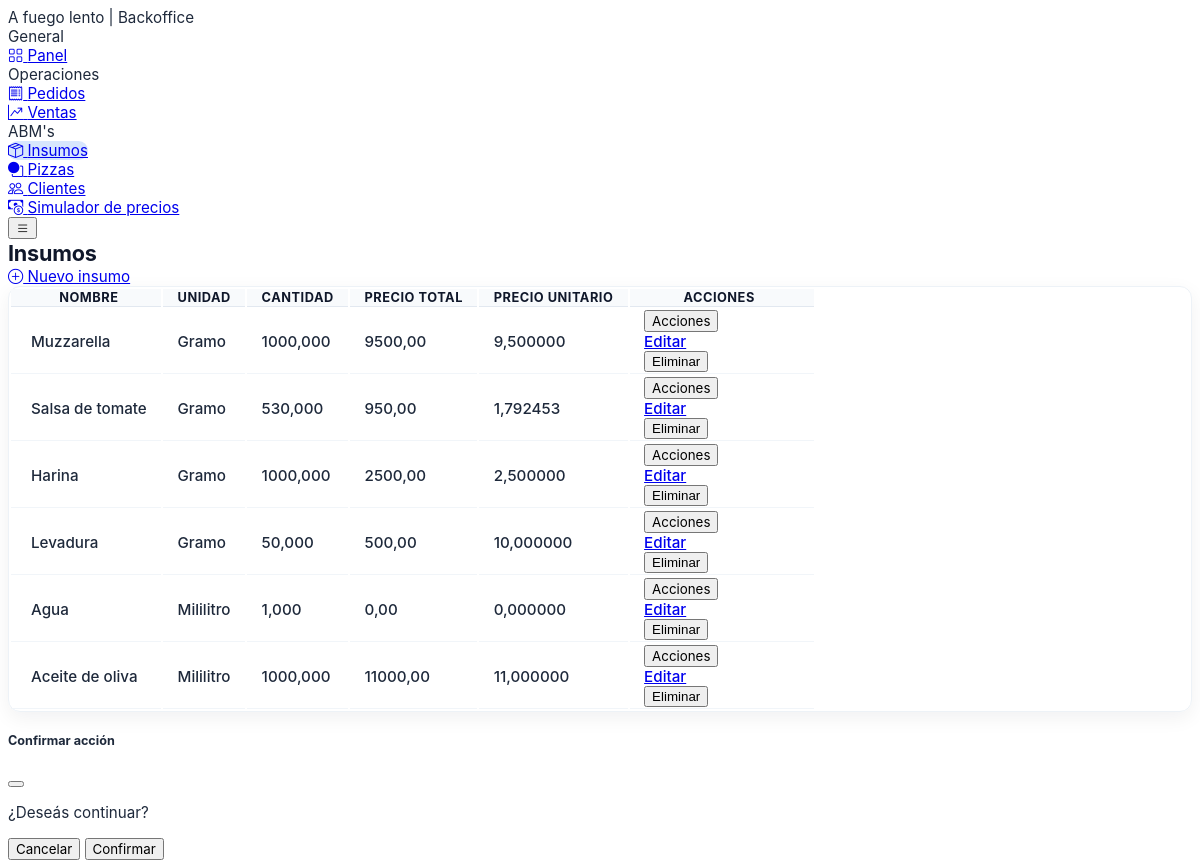
The page /ingredients/ on the database its author committed.
### core/models.py (models this page shows, shortened)
class TimestampedModel(models.Model):
    created_at = models.DateTimeField(auto_now_add=True)
    updated_at = models.DateTimeField(auto_now=True)
    class Meta:
        abstract = True

class Ingredient(TimestampedModel):
    class Unit(models.TextChoices):
        GRAM = "g", "Gramo"
        MILLILITER = "ml", "Mililitro"
        UNIT = "un", "Unidad"
    name = models.CharField(max_length=120, unique=True)
    unit = models.CharField(max_length=2, choices=Unit.choices)
    quantity = models.DecimalField(
        max_digits=12,
        decimal_places=3,
        validators=[MinValueValidator(0.001)],
        verbose_name="Cantidad",
    )
    total_price = models.DecimalField(
        max_digits=12,
        decimal_places=2,
        validators=[MinValueValidator(0)],
        verbose_name="Precio total",
    )
    unit_price = models.DecimalField(
        max_digits=14,
        decimal_places=6,
        validators=[MinValueValidator(0)],
        verbose_name="Precio unitario",
    )
    is_active = models.BooleanField(default=True)

### core/views.py (the view)
# urls.py: path("ingredients/", IngredientListView.as_view(), name="ingredient_list"),
class IngredientListView(ListView):
    model = Ingredient
    template_name = "core/ingredient_list.html"
    context_object_name = "ingredients"

### templates/core/ingredient_list.html (shortened to what this page needs)
{% extends "base.html" %}
{% block page_title %}Insumos{% endblock %}
{% block content %}
<div class="d-flex justify-content-end mb-3">
  <a class="btn btn-primary" href="/ingredients/new/">
    <i class="bi bi-plus-circle"></i>&nbsp;Nuevo insumo
  </a>
</div>
<div class="card bo-content-card">
  <div class="table-responsive bo-table-responsive">
    <table class="table table-row-dashed align-middle gs-0 gy-3 bo-table">
      <thead>
        <tr>
          <th>Nombre</th>
          <th>Unidad</th>
          <th>Cantidad</th>
          <th>Precio total</th>
          <th>Precio unitario</th>
          <th>Acciones</th>
        </tr>
      </thead>
      <tbody>
      {% for ingredient in ingredients %}
        <tr>
          <td>{{ ingredient.name }}</td>
          <td>{{ ingredient.get_unit_display }}</td>
          <td>{{ ingredient.quantity }}</td>
          <td>{{ ingredient.total_price }}</td>
          <td>{{ ingredient.unit_price }}</td>
          <td>
            <div class="dropdown">
              <button class="btn btn-sm btn-light-primary dropdown-toggle" data-bs-toggle="dropdown" type="button">
                Acciones
              </button>
              <div class="dropdown-menu">
                <a class="dropdown-item" href="/ingredients/{{ ingredient.id }}/edit/">Editar</a>
                <form method="post" action="/ingredients/{{ ingredient.id }}/delete/" data-confirm-message="¿Eliminar insumo?">
                  <button class="dropdown-item text-danger" type="submit">Eliminar</button>
                </form>
              </div>
            </div>
          </td>
        </tr>
      {% empty %}
        <tr class="bo-empty-row"><td colspan="6">Aún no hay insumos cargados.</td></tr>
      {% endfor %}
      </tbody>
    </table>
  </div>
</div>
{% endblock %}

### templates/base.html (style rules this page uses)
:root { --bo-font: Inter, Helvetica, "Segoe UI", Arial, sans-serif; --bo-text: #1e293b; --bo-text-muted: #64748b; --bo-text-strong: #0f172a; --bo-title-size: 1.05rem; --bo-body-size: 0.95rem; --bo-label-size: 0.875rem; --bo-help-size: 0.875rem; --bo-kpi-label-size: 0.75rem; --bo-kpi-value-size: 1.75rem; }
body, .form-control, .form-select, .btn, .menu-title, .card-title, .table, .list-group-item, .badge, .alert, .modal { font-family: var(--bo-font) !important; }
body { color: var(--bo-text); font-size: var(--bo-body-size); }
.bo-content-card { border: 1px solid #edf2f7; box-shadow: 0 6px 20px rgba(15, 23, 42, 0.06); border-radius: 0.75rem; }
.bo-table thead th { background: #f8fafc; color: var(--bo-text-strong); font-size: 0.8rem; font-weight: 700; text-transform: uppercase; letter-spacing: 0.04em; border-bottom: 1px solid #e2e8f0; }
.bo-table tbody td { color: var(--bo-text); font-size: var(--bo-body-size); font-weight: 500; border-bottom: 1px solid #f1f5f9; }
.bo-table { margin-bottom: 0; }
.bo-content-card .table-responsive { padding-left: 0; padding-right: 0; }
.bo-content-card .table-responsive.bo-table-responsive { overflow: visible; }
.bo-table thead th, .bo-table tbody td { padding-left: 0.9rem !important; padding-right: 0.9rem !important; }
.bo-table thead th:first-child, .bo-table tbody td:first-child { padding-left: 1.25rem !important; }
.bo-table thead th:last-child, .bo-table tbody td:last-child { padding-right: 1.25rem !important; width: 150px; }

### rows shown on the page
Ingredient: name "Muzzarella", unit "Gramo", quantity "1000,000", total_price "9500,00", unit_price "9,500000"
Ingredient: name "Salsa de tomate", unit "Gramo", quantity "530,000", total_price "950,00", unit_price "1,792453"
Ingredient: name "Harina", unit "Gramo", quantity "1000,000", total_price "2500,00", unit_price "2,500000"
Ingredient: name "Levadura", unit "Gramo", quantity "50,000", total_price "500,00", unit_price "10,000000"
Ingredient: name "Agua", unit "Mililitro", quantity "1,000", total_price "0,00", unit_price "0,000000"
Ingredient: name "Aceite de oliva", unit "Mililitro", quantity "1000,000", total_price "11000,00", unit_price "11,000000"
